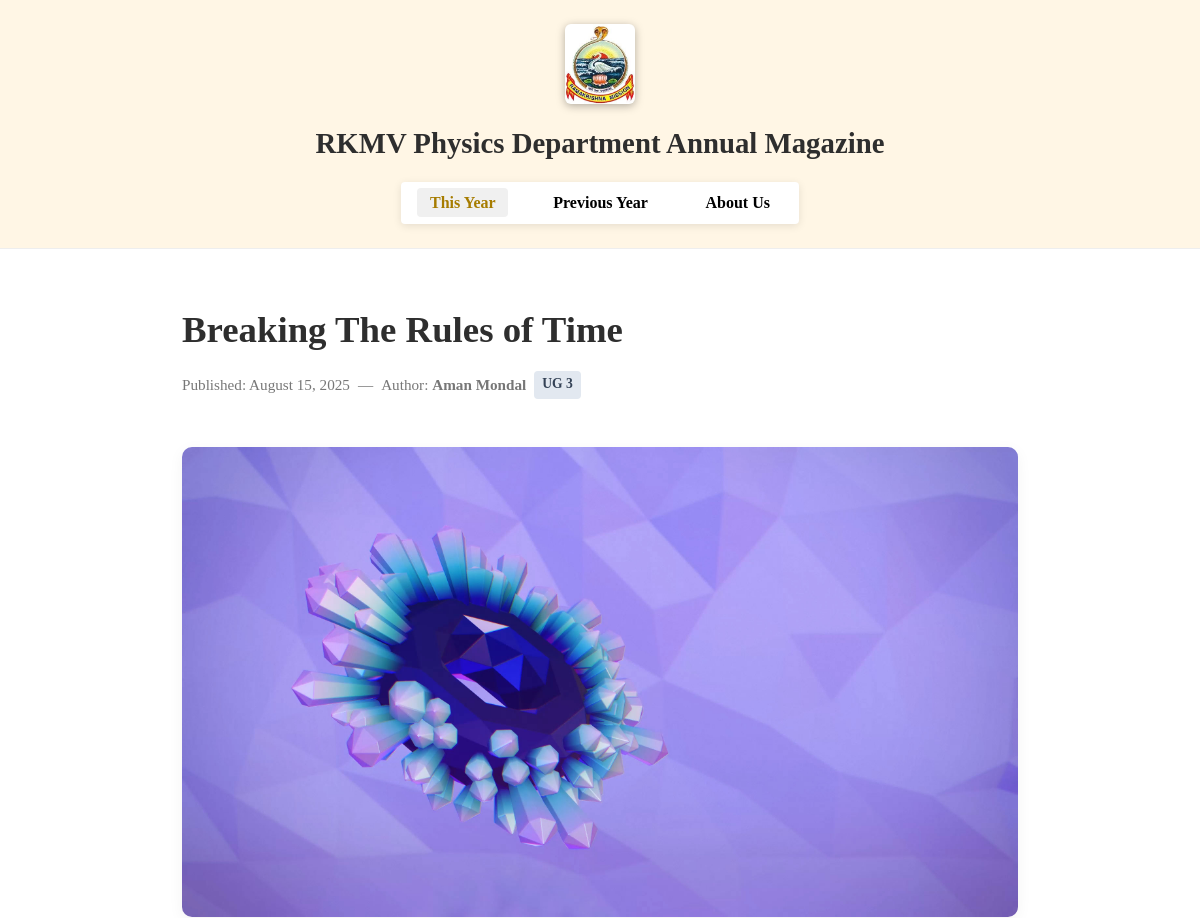
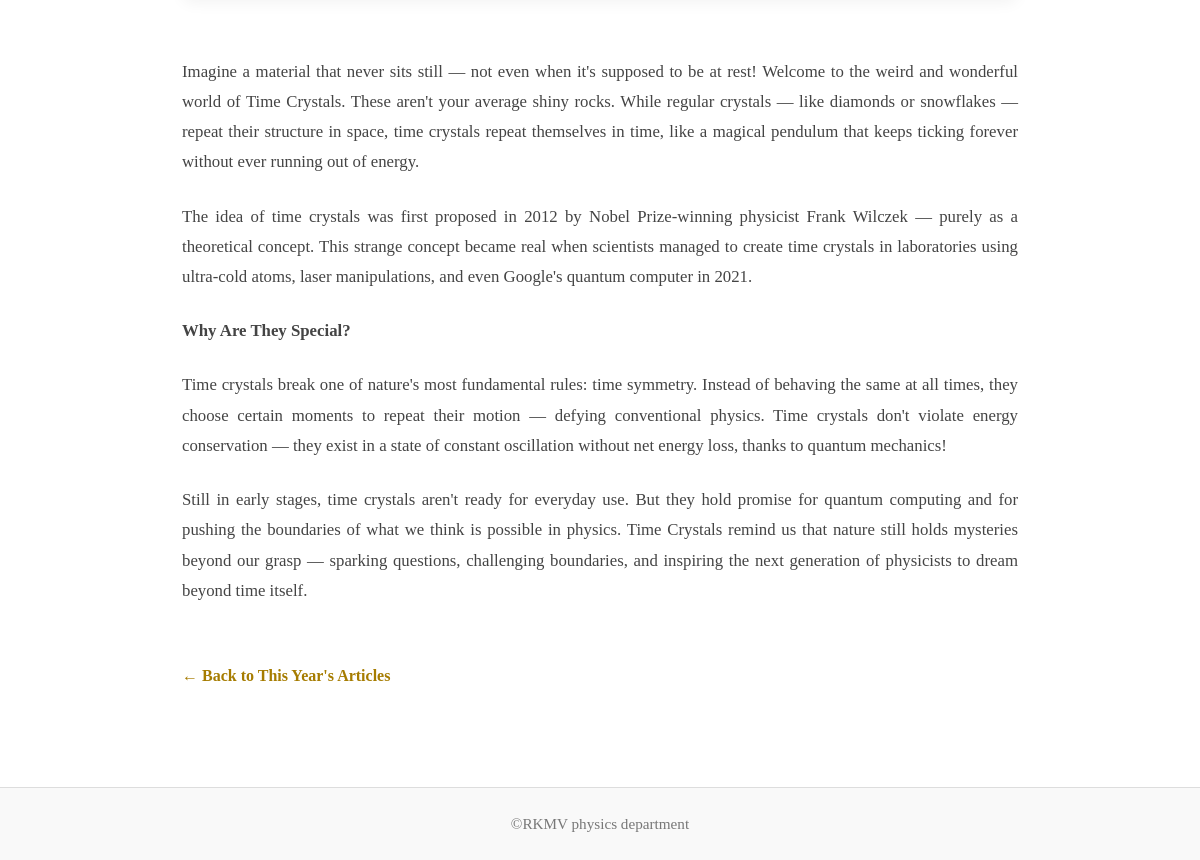
The page /article.php?slug=breaking-the-rules-of-time on the database its author committed (2 pictures, top to bottom).
### tables this page shows
CREATE TABLE `articles` (
  `id` int(11) NOT NULL AUTO_INCREMENT,
  `slug` varchar(255) NOT NULL,
  `title` varchar(255) NOT NULL,
  `summary` varchar(500) NOT NULL,
  `author_name` varchar(150) NOT NULL,
  `author_batch` varchar(50) NOT NULL,
  `image_path` varchar(255) NOT NULL,
  `content` mediumtext NOT NULL,
  `edition_year` int(11) NOT NULL DEFAULT 2025,
  `published_date` date NOT NULL,
  `status` enum('published','draft') NOT NULL DEFAULT 'published',
  `sort_order` int(11) NOT NULL DEFAULT 0,
  `views_count` int(11) NOT NULL DEFAULT 0,
  `created_at` datetime DEFAULT current_timestamp(),
  `updated_at` datetime DEFAULT current_timestamp() ON UPDATE current_timestamp(),
  PRIMARY KEY (`id`),
  UNIQUE KEY `slug` (`slug`),
  KEY `idx_edition_status` (`edition_year`,`status`),
  KEY `idx_slug` (`slug`)
);

CREATE TABLE `settings` (
  `setting_key` varchar(100) NOT NULL,
  `setting_value` text NOT NULL,
  PRIMARY KEY (`setting_key`)
);

### includes/functions.php (called while the page is built, shortened)
<?php
function e($string)
{
    return htmlspecialchars($string ?? '', ENT_QUOTES, 'UTF-8');
}
function format_article_date($dateString)
{
    $timestamp = strtotime($dateString);
    return $timestamp ? date('F j, Y', $timestamp) : $dateString;
}
function get_setting($key, $default = '')
{
    try {
        $pdo = get_db_connection();
        $stmt = $pdo->prepare("SELECT setting_value FROM settings WHERE setting_key = ?");
        $stmt->execute([$key]);
        $row = $stmt->fetch();
        return $row ? $row['setting_value'] : $default;
    } catch (Exception $e) {
        return $default;
    }
}

### article.php (the view, shortened to what this page needs)
<?php
require_once __DIR__ . '/includes/functions.php';
$pdo = get_db_connection();
$slug = isset($_GET['slug']) ? trim($_GET['slug']) : '';
$id = isset($_GET['id']) ? (int) $_GET['id'] : 0;
$article = null;
if (!empty($slug)) {
  $stmt = $pdo->prepare("SELECT * FROM articles WHERE slug = ? AND status = 'published' LIMIT 1");
  $stmt->execute([$slug]);
  $article = $stmt->fetch();
} elseif ($id > 0) {
  $stmt = $pdo->prepare("SELECT * FROM articles WHERE id = ? AND status = 'published' LIMIT 1");
  $stmt->execute([$id]);
  $article = $stmt->fetch();
}
require_once __DIR__ . '/includes/header.php';
?>
<main class="article-container">
  <h2><?= e($article['title']) ?></h2>
  <div class="article-meta">
    <span>Published: <?= e(format_article_date($article['published_date'])) ?></span>
    <span>&mdash;</span>
    <span>Author: <strong><?= e($article['author_name']) ?></strong></span>
    <?php if (!empty($article['author_batch'])): ?>
      <span class="batch-tag"><?= e($article['author_batch']) ?></span>
    <?php endif; ?>
  </div>
  <?php if (!empty($article['image_path'])): ?>
    <img src="<?= e($article['image_path']) ?>" alt="<?= e($article['title']) ?>" class="featured-image">
  <?php endif; ?>
  <div class="article-body">
    <?= $article['content'] ?>
  </div>
  <a href="index.php" class="back-link">&larr; Back to This Year's Articles</a>
</main>
<?php require_once __DIR__ . '/includes/footer.php'; ?>

### includes/footer.php
<?php
$footerText = get_setting('footer_text', '© 2026 Wall magazine — RKMV physics department');
?>
<footer>
  <?= e($footerText) ?>
</footer>
</body>
</html>

### assets/css/style.css (style rules this page uses)
* { margin: 0; padding: 0; box-sizing: border-box; }
body { font-family: 'Georgia', serif; background: #ffffff; color: #333333; line-height: 1.6; }
main { max-width: 1300px; margin: auto; padding: 2rem; }
.article-container { max-width: 900px; margin: auto; padding: 3rem 2rem; line-height: 1.8; }
.article-container h2 { font-size: 2.3rem; margin-bottom: 0.5rem; color: #2e2e2e; }
.article-meta { color: #777; font-size: 0.95rem; margin-bottom: 1.5rem; display: flex; align-items: center; flex-wrap: wrap; gap: 0.5rem; }
.article-meta .batch-tag { background: #e2e8f0; color: #334155; padding: 0.1rem 0.5rem; border-radius: 4px; font-weight: bold; font-size: 0.85rem; }
.article-container img.featured-image { width: 100%; max-height: 480px; object-fit: cover; border-radius: 10px; margin: 1.5rem 0; box-shadow: 0 4px 15px rgba(0,0,0,0.05); }
.article-container .article-body { margin-top: 1.5rem; }
.article-container .article-body p { margin-bottom: 1.5rem; color: #444; font-size: 1.05rem; text-align: justify; }
.back-link { display: inline-block; margin-top: 2rem; text-decoration: none; color: #a67c00; font-weight: bold; transition: color 0.3s; }
footer { text-align: center; padding: 1.5rem; background: #f9f9f9; color: #777; font-size: 0.95rem; margin-top: 3rem; border-top: 1px solid #ddd; }

### rows shown on the page
articles: title "Breaking The Rules of Time", published_date "August 15, 2025", author_name "Aman Mondal", author_batch "UG 3", image_path (picture), content "Imagine a material that never sits still — not even when it's supposed to be at rest! Welcome to the weird and wonderful world of Time Crystals. These aren't your average shiny rocks. While regular crystals — like diamonds or snowflakes — repeat their structure in space, time crystals repeat themselves in time, like a magical pendulum that keeps ticking forever without ever running out of energy. The idea of time crystals was first proposed in 2012 by Nobel Prize-winning physicist Frank Wilczek — purely as a theoretical concept. This strange concept became real when scientists managed to create time crystals in laboratories using ultra-cold atoms, laser manipulations, and even Google's…"
settings: setting_value "©RKMV physics department"
